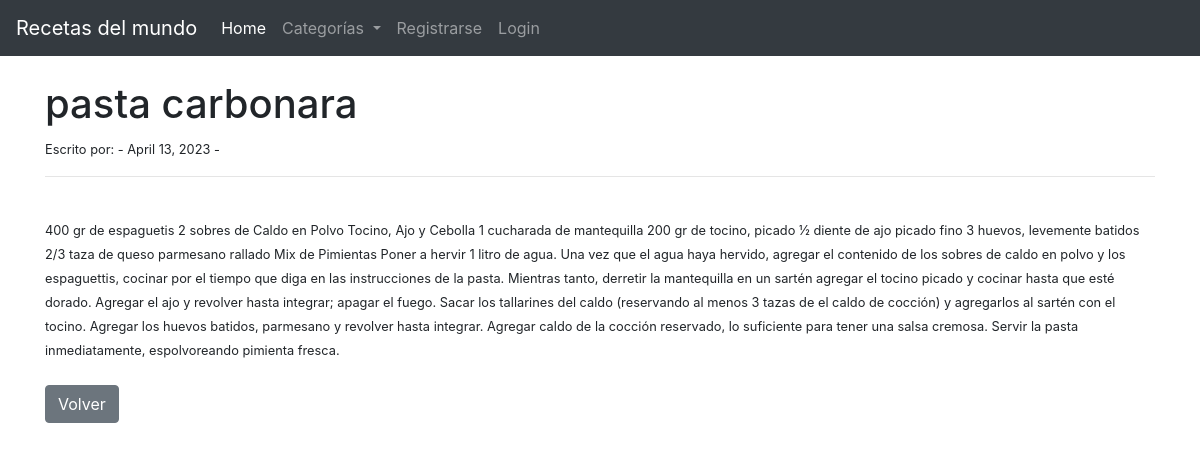
The app's page /articulo/6 with its own data.
### myblog/models.py (models this page shows, shortened)
class Post(models.Model):
    titulo = models.CharField(max_length=50)
    titulo_tag = models.CharField(max_length=40, default="Travel Blog!")
    autor = models.ForeignKey(User, on_delete=models.CASCADE)
    cuerpo = models.TextField()
    fechapost = models.DateField(auto_now_add=True)
    categorias = models.CharField( max_length=15, default='EEUU')

### myblog/views.py (the view)
# urls.py: path('articulo/<int:pk>', ArticuloDetalleVista.as_view(), name = "articulodetalle"),
class ArticuloDetalleVista(DetailView):
    model = Post
    template_name = 'articulo_detalles.html'
    def get_context_data(self, *args, **kwargs):
        cat_menu = Categorias.objects.all()
        context = super(ArticuloDetalleVista, self).get_context_data(*args, **kwargs)
        context['cat_menu'] = cat_menu
        return context

### myblog/models.py (called while the page is built)
    def __str__(self):
        return self.name

### myblog/templates/articulo_detalles.html (shortened to what this page needs)
{% extends 'base.html' %}
{% block contenido_cambia %}
<h1>{{ post.titulo }}</h1>
<small> Escrito por: {{ post.autor.first_name }} {{ post.autor.last_name }} - {{ post.fechapost }} -
<hr>
<br/>
{{ post.cuerpo | safe }}
<br><br/>
<a href = "{% url 'home' %}" class="btn btn-secondary">Volver</a>
{% endblock %}

### records on screen
Post: titulo "pasta carbonara", fechapost "April 13, 2023", cuerpo "400 gr de espaguetis 2 sobres de Caldo en Polvo Tocino, Ajo y Cebolla 1 cucharada de mantequilla 200 gr de tocino, picado ½ diente de ajo picado fino 3 huevos, levemente batidos 2/3 taza de queso parmesano rallado Mix de Pimientas Poner a hervir 1 litro de agua. Una vez que el agua haya hervido, agregar el contenido de los sobres de caldo en polvo y los espaguettis, cocinar por el tiempo que diga en las instrucciones de la pasta. Mientras tanto, derretir la mantequilla en un sartén agregar el tocino picado y cocinar hasta que esté dorado. Agregar el ajo y revolver hasta integrar; apagar el fuego. Sacar los tallarines del caldo (reservando al menos 3 tazas de el caldo de cocción) y…"
